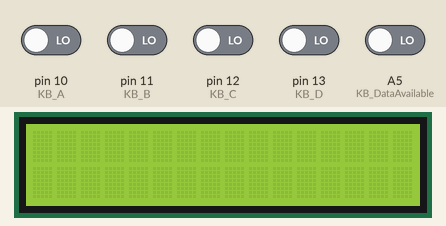
The sketch below on a simulated Arduino Uno, built with avr-gcc and run on an emulated ATmega328P. On the bench: 16×2 character LCD. The test bench sets the inputs (shaded band); at power-on: A5 (KB_DataAvailable), pin 10 (KB_A), pin 11 (KB_B), pin 12 (KB_C), pin 13 (KB_D) LOW.

Above: at 1.2 s.
1.3 s: A5 (KB_DataAvailable) driven HIGH
At 1.7 s:
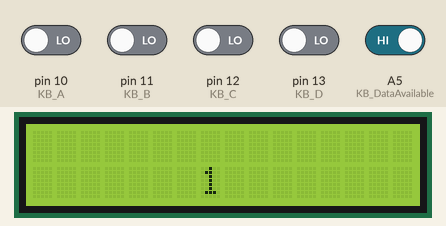
3.3 s: pin 10 (KB_A) driven HIGH
At 3.7 s:
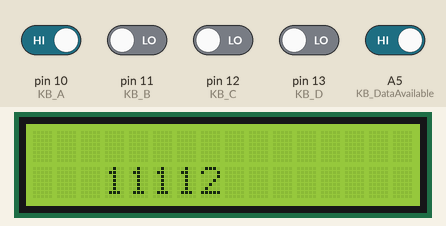
5.3 s: pin 12 (KB_C) driven HIGH
At 5.7 s:
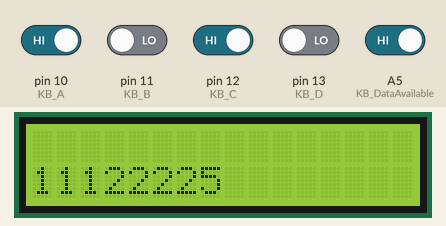
7.3 s: pin 11 (KB_B) driven HIGH
At 7.7 s:
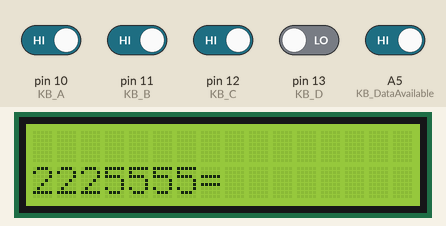
10.3 s: pin 13 (KB_D) driven HIGH
At 10.7 s:
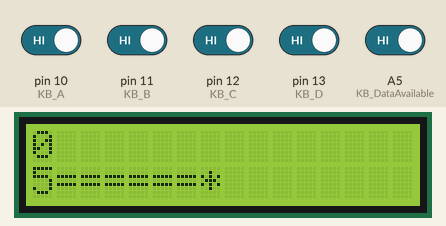
13.3 s: pin 10 (KB_A) driven LOW
At 13.8 s:
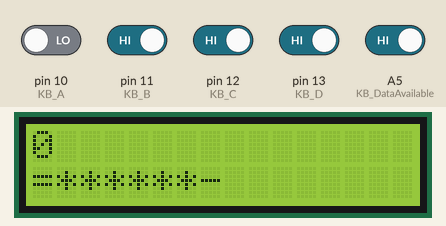
Timing chart, 0 to 16.3 s (numbered marks = the images above; inputs shaded):
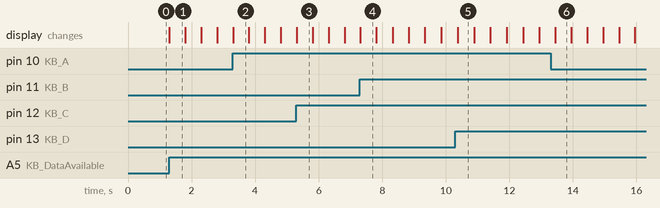

The sketch:

Ex.2-3_Calculator.ino
```cpp
//This program reads a keypad and displays a LCD screen

// include the library code:
#include <LiquidCrystal.h>

#include <string.h>
using namespace std;

// initialize the library by associating any needed LCD interface pin
// with the arduino pin number it is connected to
const int rs = 6, en = 7, d4 = 5, d5 = 4, d6 = 3, d7 = 2;
LiquidCrystal lcd(rs, en, d4, d5, d6, d7);


// Pins for 74C922 keypad encoder
int KB_DataAvailable=A5;//Data ready pin from Keyboard
int KB_A=10;
int KB_B=11;
int KB_C=12;
int KB_D=13;

// Declare keypad layout
char keys[] = {'1','2','3','F',
               '4','5','6','=',
               '7','8','9','/',
               '+','0','-','*'};

#define NO_OF_CHAR 8
char d[NO_OF_CHAR+1];//FIFO queue for characters to display

int v1 = 0;
int v2 = 0;
int ans = 0;
int op_pos;
char op;
int on=0;

void setup(void) {
  int i;
  for(i=0;i<NO_OF_CHAR;i++) d[i]=' ';
  d[NO_OF_CHAR]=0; // end with NULL
  //initialize pins for keypad
  pinMode(KB_DataAvailable,INPUT);
  pinMode(KB_A,INPUT);
  pinMode(KB_B,INPUT);
  pinMode(KB_C,INPUT);
  pinMode(KB_D,INPUT);


  // set up the LCD's number of columns and rows:
  lcd.begin(16, 2);

  Serial.begin(9600);
  }

void loop(void) {
  on=0;
  while(on==0){
    //check if the keypad is hit
    if(digitalRead(KB_DataAvailable)){
      KB_Read();
      lcd.setCursor(0, 1);
      if(on==0){
        lcd.print(d);
      }
      delay(500);
      for(int i=0; i<NO_OF_CHAR; i++){
        if(d[i]=='='){
          calculator();
          lcd.print(ans);
          v1 = 0;          // reset number 1
          v2 = 0;          // reset number 2
          ans = 0;
          op = ' ';         // reset the operator

          if(on==1){
            for(int j=0; j<NO_OF_CHAR+1; j++){
              d[j] = ' ';
            }
            lcd.clear();
          }
        }
      }
      if(on==1){
        on=0;
        break;
      }
    }
  }
}

void KB_Read() {
  int ka,kb,kc,kd,i;
  char k;
  ka=digitalRead(KB_A); //read encoder output A
  kb=digitalRead(KB_B); //read encoder output B
  kc=digitalRead(KB_C); //read encoder output C
  kd=digitalRead(KB_D); //read encoder output D

  k=ka+kb*2+kc*4+kd*8; // combine the encoder outputs

  if(keys[k]=='F'){
    on = 1;
  }
  else{
    on = 0;
  }

  for(i=0;i<(NO_OF_CHAR-1);i++) d[i]=d[i+1];//move displayed characters in FIFO queue forward discarding the first one
  d[NO_OF_CHAR-1]=keys[k]; // update the key into the queue
  d[NO_OF_CHAR]=0; // end with NULL
}

void calculator(){
  for(int i=0; i<NO_OF_CHAR; i++){
    if(d[i]=='+' || d[i]=='-' || d[i]=='*' || d[i]=='/'){
      op_pos = i;
      op = d[i];
    }
  }

  for(int j=0; j<op_pos; j++){
    if((d[j]-48)>=0 && (d[j]-48)<10){
      v1 *= 10;
      v1 = v1 + (d[j]-48);
    }
  }

  for(int k=op_pos+1; k<NO_OF_CHAR; k++){
    if((d[k]-48)>=0 && (d[k]-48)<10){
      v2 *= 10;
      v2 = v2 + (d[k]-48);
    }
  }

  switch(op){
    case '+':
      ans = v1+v2;
      break;

    case '-':
      ans = v1-v2;
      break;

    case '*':
      ans = v1*v2;
      break;

    case '/':
      ans = round(v1/v2);
      break;
  }

  lcd.clear();
}

void reset_d() {
  for (int l = 0;l<(NO_OF_CHAR);l++) d[l] = ' ';
  d[NO_OF_CHAR] = 0;
}
```

Measured:
- after the input at 1.3 s, the display: changes at once (image 1)
- after the input at 7.3 s, the display: changes at once (image 4)
- after the input at 10.3 s, the display: changes after 0.07 s (image 5)
- after the input at 13.3 s, the display: changes after 0.14 s (image 6)
- what the display in image 1 shows lasts 0.5 s, from 1.3 s to 1.8 s
